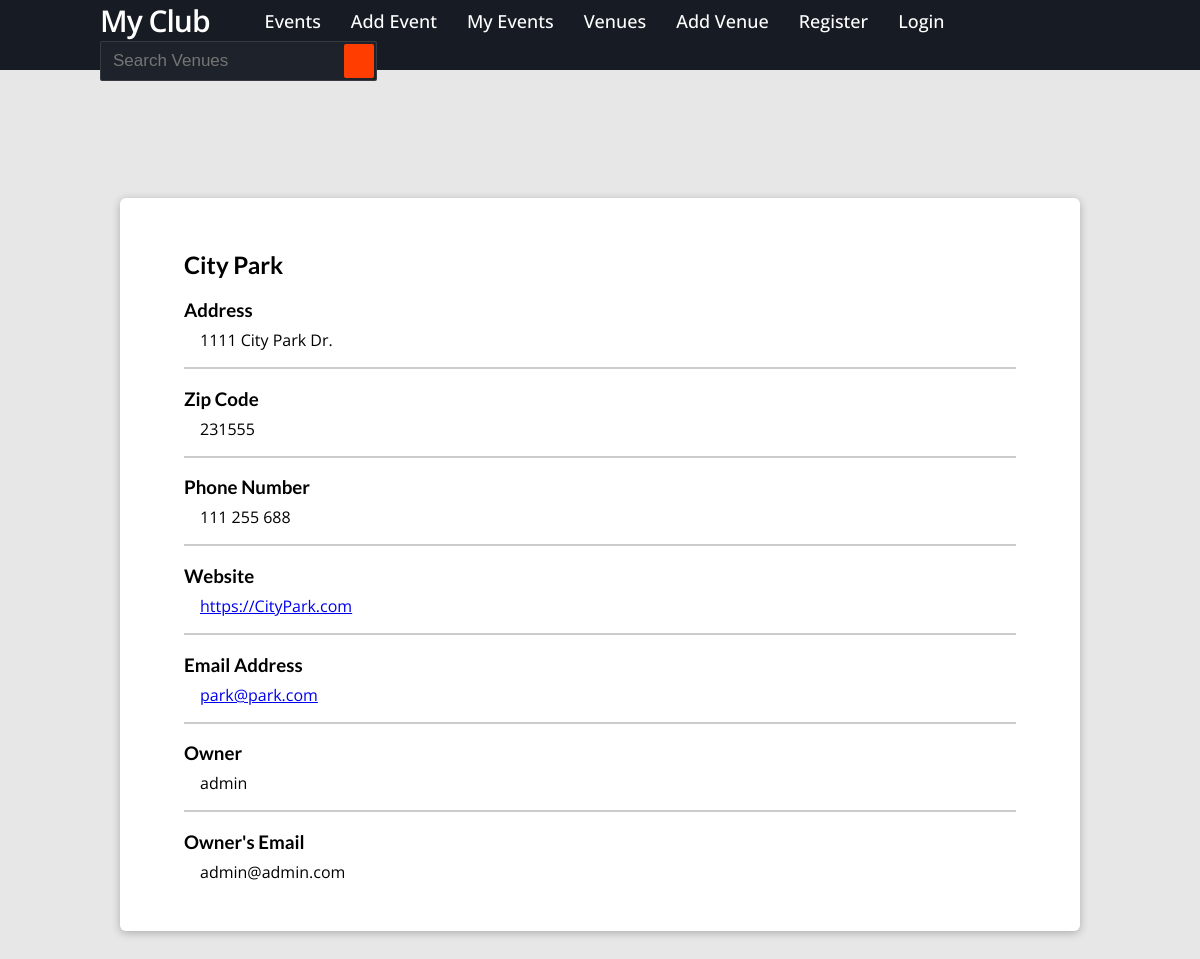
Screenshot of /show-venues/1 with the database file from the repository.
### events/models.py (models this page shows, shortened)
class Venue(models.Model):
    name = models.CharField('Venue Name', max_length=120)
    address = models.CharField(max_length=300)
    zip_code = models.CharField('Zip Code', max_length=15)
    phone = models.CharField('Contact Phone', max_length=25, blank=True)
    website = models.URLField('Website Address', blank=True)
    email_address = models.EmailField('Email Address', blank=True)
    owner = models.IntegerField('Venue Owner', blank=False, default=1)

### events/views.py (the view)
# urls.py: path('show-venues/<venue_id>', views.detail_venue, name='detail_venue'),
def detail_venue(request, venue_id):
    venue = Venue.objects.get(pk=venue_id)
    venue_owner = User.objects.get(pk=venue.owner)
    return render(request, 'events/detail_venue.html', {
        'venue': venue,
        'venue_owner': venue_owner
    })

### events/templates/events/detail_venue.html (shortened to what this page needs)
{% extends 'base.html' %}
{% load static %}
{% block css_files %}
    <link rel="stylesheet" href="{% static 'events/detail-venue.css' %}">
{% endblock %}
{% block content %}
	<section id="venue-detail">
        <h1>{{ venue.name }}</h1>
        <ul>
            <li>
                <h3>Address</h3>
                <p>{{ venue.address }}</p>
            </li>
            <li>
                <h3>Zip Code</h3>
                <p>{{ venue.zip_code }}</p>
            </li>
            <li>
                <h3>Phone Number</h3>
                <p>{{ venue.phone }}</p>
            </li>
            <li>
                <h3>Website</h3>
                <p><a href="{{ venue.website }}">{{ venue.website }}</a></p>
            </li>
            <li>
                <h3>Email Address</h3>
                <p><a href="mailto:{{ venue.email_address }}">{{ venue.email_address }}</a></p>
            </li>
            <li>
                <h3>Owner</h3>
                <p>{{ venue_owner }}</p>
            </li>
            <li>
                <h3>Owner's Email</h3>
                <p>{{ venue_owner.email }}</p>
            </li>
        </ul>
    </section>
{% endblock %}

### static/app.css (style rules this page uses)
body { margin: 0; background-color: #e7e7e7; }
* { box-sizing: border-box; }
html { font-family: 'Open Sans', 'Lato', sans-serif; }
h1, h2, h3 { font-family: 'Lato', sans-serif; font-weight: bold; }

### events/static/events/detail-venue.css (style rules this page uses)
#venue-detail { margin: 8rem auto 3rem auto; box-shadow: 0 2px 8px rgba(0, 0, 0, 0.25); background-color: white; border-radius: 6px; padding: 2rem 4rem; width: 90%; max-width: 60rem; }
#venue-detail ul { list-style: none; padding: 0; margin: 0; }
#venue-detail li { margin-bottom: 1rem; border-bottom: 2px solid #ccc; }
#venue-detail h3 { margin-bottom: 0; }
#venue-detail li p { margin-top: 0.5rem; padding-left: 1rem; }
#venue-detail li:last-of-type { border-bottom: none; }

### rows the page displays
Venue: name "City Park", address "1111 City Park Dr.", zip_code "231555", phone "111 255 688", website "https://CityPark.com", email_address "park@park.com"

### other values shown
{{ venue_owner }} "admin"
{{ venue_owner.email }} "admin@admin.com"
